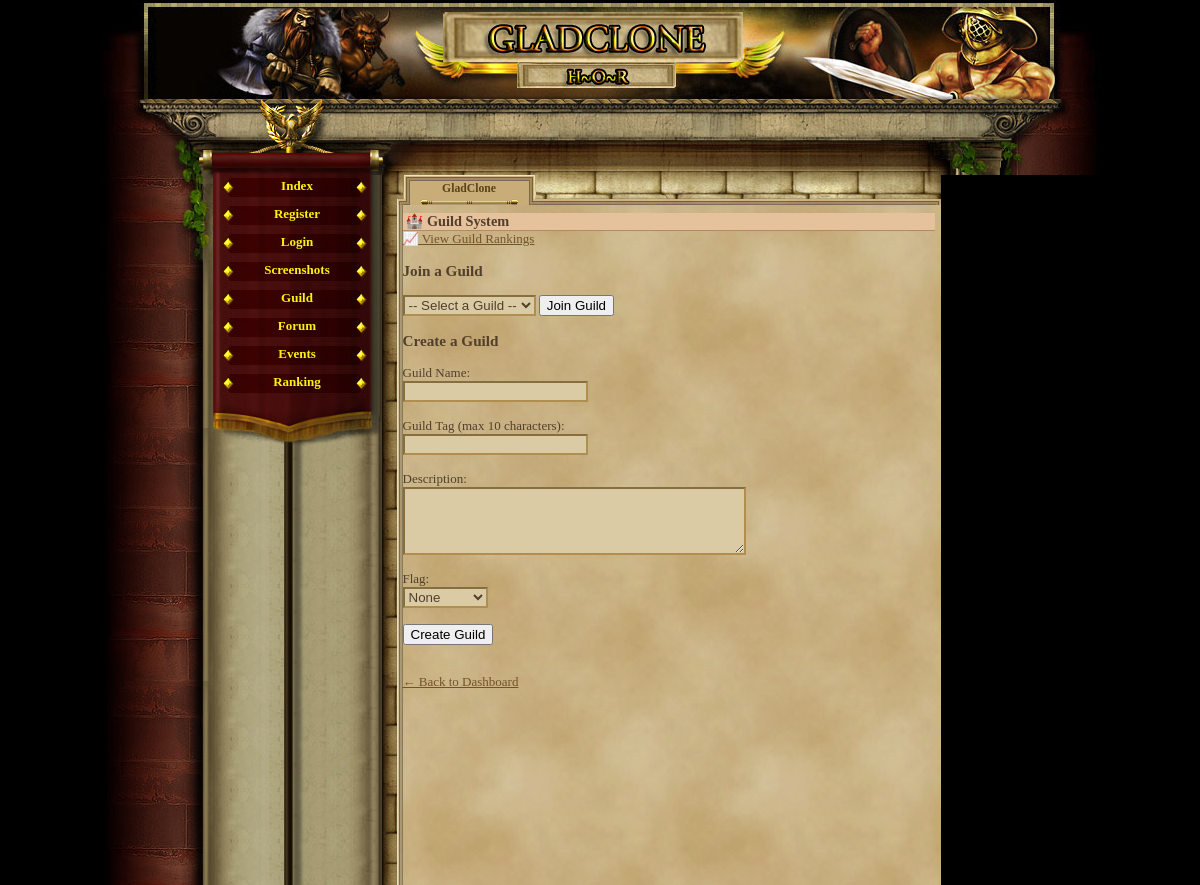
The page /guild.php (signed in) on the database as committed earlier.
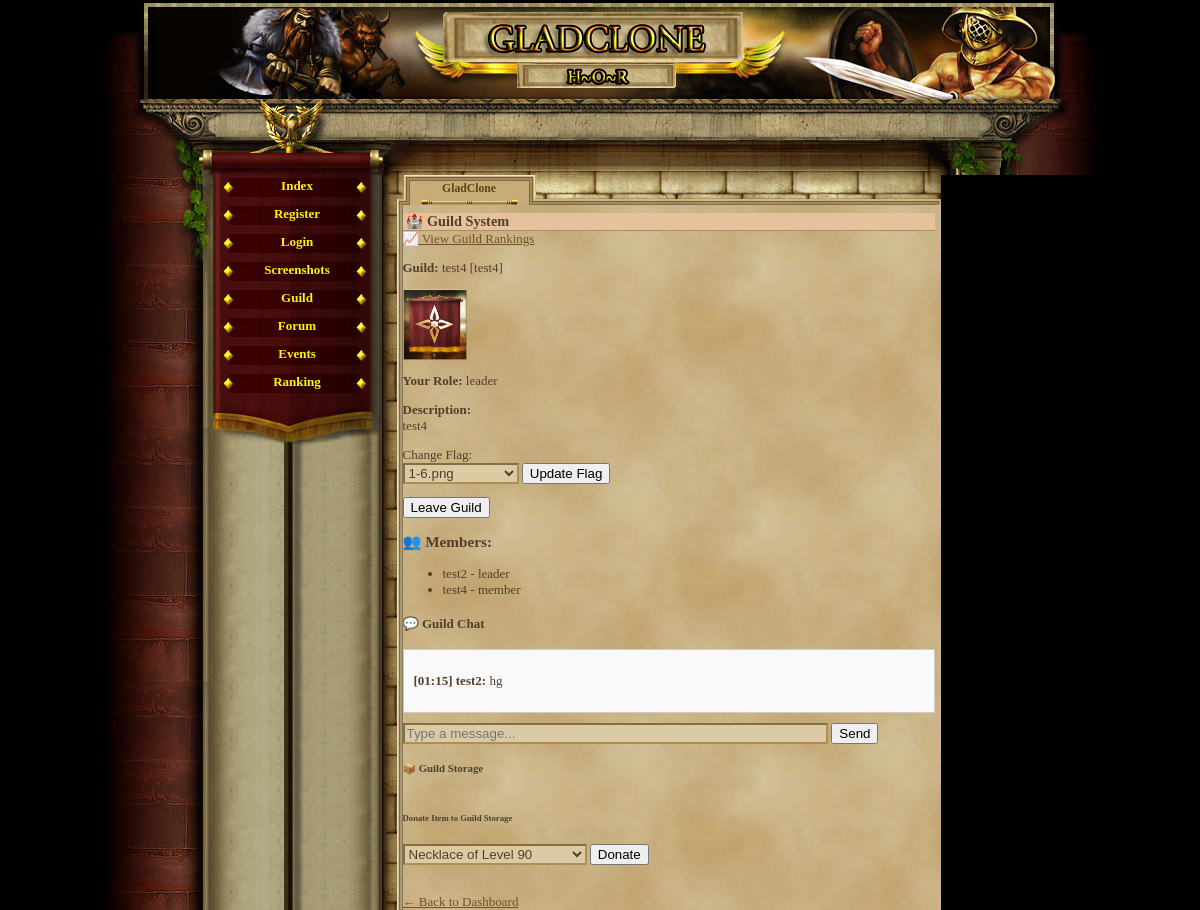
The same page on the database as committed later.
### tables this page shows
CREATE TABLE `guild_members` (
  `id` int(11) NOT NULL AUTO_INCREMENT,
  `guild_id` int(11) NOT NULL,
  `player_id` int(11) NOT NULL,
  `role` enum('leader','officer','member') DEFAULT 'member',
  `joined_at` datetime DEFAULT CURRENT_TIMESTAMP,
  PRIMARY KEY (`id`),
  KEY `guild_id` (`guild_id`),
  KEY `player_id` (`player_id`),
  CONSTRAINT `guild_members_ibfk_1` FOREIGN KEY (`guild_id`) REFERENCES `guilds` (`id`) ON DELETE CASCADE,
  CONSTRAINT `guild_members_ibfk_2` FOREIGN KEY (`player_id`) REFERENCES `gracze` (`id`) ON DELETE CASCADE
);

CREATE TABLE `guilds` (
  `id` int(11) NOT NULL AUTO_INCREMENT,
  `name` varchar(50) NOT NULL,
  `tag` varchar(10) NOT NULL,
  `description` text,
  `created_at` datetime DEFAULT CURRENT_TIMESTAMP,
  `flag` varchar(100) DEFAULT NULL,
  PRIMARY KEY (`id`),
  UNIQUE KEY `tag` (`tag`)
);

CREATE TABLE `gracze` (
  `id` int(11) NOT NULL AUTO_INCREMENT,
  `gracz` int(11) NOT NULL DEFAULT '0',
  `login` varchar(24) NOT NULL,
  `haslo` varchar(40) NOT NULL,
  `email` varchar(40) NOT NULL,
  `plec` tinyint(4) NOT NULL DEFAULT '0',
  `avatar` tinyint(4) NOT NULL DEFAULT '1',
  `pregunta` text NOT NULL,
  `respuesta` text NOT NULL,
  `rank` int(1) NOT NULL DEFAULT '1',
  `nivel` int(1) NOT NULL DEFAULT '1',
  `exp` int(1) NOT NULL DEFAULT '0',
  `exp_max` int(1) NOT NULL DEFAULT '10',
  `honor` int(1) NOT NULL DEFAULT '0',
  `fama` int(1) NOT NULL DEFAULT '0',
  `victorias` int(1) NOT NULL DEFAULT '0',
  `perdidas` int(1) NOT NULL DEFAULT '0',
  `oro_robado` int(1) NOT NULL DEFAULT '0',
  `oro_perdido` int(1) NOT NULL DEFAULT '0',
  `atak` int(5) NOT NULL DEFAULT '0',
  `obrona` int(3) NOT NULL DEFAULT '0',
  `sila` int(1) NOT NULL DEFAULT '5',
  `sila_i` int(1) NOT NULL DEFAULT '0',
  `sila_max` int(1) NOT NULL DEFAULT '10',
  `zrecznosc` int(1) NOT NULL DEFAULT '5',
  `zrecznosc_i` int(1) NOT NULL DEFAULT '0',
  `zrecznosc_max` int(1) NOT NULL DEFAULT '10',
  `wyrzymalosc` int(1) NOT NULL DEFAULT '5',
  `wyrzymalosc_i` int(1) NOT NULL DEFAULT '0',
  `wyrzymalosc_max` int(1) NOT NULL DEFAULT '10',
  `constitucion` int(1) NOT NULL DEFAULT '5',
  `constitucion_i` int(1) NOT NULL DEFAULT '0',
  `constitucion_max` int(1) NOT NULL DEFAULT '10',
  `carisma` int(1) NOT NULL DEFAULT '5',
  `carisma_i` int(1) NOT NULL DEFAULT '0',
  `carisma_max` int(1) NOT NULL DEFAULT '10',
  `inteligencja` int(1) NOT NULL DEFAULT '5',
  `inteligencja_i` int(1) NOT NULL DEFAULT '0',
  `inteligencja_max` int(1) NOT NULL DEFAULT '10',
  `mdchance` int(1) NOT NULL DEFAULT '0',
  `dhchance` int(1) NOT NULL DEFAULT '0',
  `ctchance` int(1) NOT NULL DEFAULT '0',
  `zycie` int(100) NOT NULL DEFAULT '100',
  `zycie_max` int(100) NOT NULL DEFAULT '100',
  `obrazenia_min` int(1) NOT NULL DEFAULT '0',
  `obrazenia_max` int(3) NOT NULL DEFAULT '2',
  `zloto` int(100) NOT NULL DEFAULT '150',
  `zloto_skarbiec` int(11) NOT NULL,
  `punkty` int(11) NOT NULL,
  `pracuje` int(11) NOT NULL,
  `ostatnia_walka_pvp` int(11) NOT NULL,
  `ostatnia_walka_pvc` int(11) NOT NULL,
  `ostatnio_zregenerowano` int(11) NOT NULL,
  `titulo` varchar(24) NOT NULL DEFAULT 'Newbie',
  `arena_level` int(11) NOT NULL,
  `rubies` int(11) NOT NULL DEFAULT '0',
  `centurion_time` int(11) NOT NULL,
  `reportes` int(1) NOT NULL DEFAULT '0',
  `mensajes` int(1) NOT NULL DEFAULT '0',
  `noticias` int(1) NOT NULL DEFAULT '0',
  `bendicion1_type` int(11) NOT NULL,
  `bendicion1_time` int(11) NOT NULL,
  `bendicion2_type` int(11) NOT NULL,
  `bendicion2_time` int(11) NOT NULL,
  `bendicion3_type` int(11) NOT NULL,
  `bendicion3_time` int(11) NOT NULL,
  `bendicion4_type` int(11) NOT NULL,
  `bendicion4_time` int(11) NOT NULL,
  `ostatnia_aktywnosc` int(11) NOT NULL DEFAULT '0',
  `username_locked` tinyint(1) NOT NULL DEFAULT '0',
  `lock_login` tinyint(1) NOT NULL DEFAULT '0',
  PRIMARY KEY (`id`),
  UNIQUE KEY `login` (`login`)
);

CREATE TABLE `guild_chat` (
  `id` int(11) NOT NULL AUTO_INCREMENT,
  `guild_id` int(11) NOT NULL,
  `player_id` int(11) NOT NULL,
  `message` text NOT NULL,
  `created_at` datetime DEFAULT CURRENT_TIMESTAMP,
  PRIMARY KEY (`id`),
  KEY `guild_id` (`guild_id`),
  KEY `player_id` (`player_id`),
  CONSTRAINT `guild_chat_ibfk_1` FOREIGN KEY (`guild_id`) REFERENCES `guilds` (`id`) ON DELETE CASCADE,
  CONSTRAINT `guild_chat_ibfk_2` FOREIGN KEY (`player_id`) REFERENCES `gracze` (`id`) ON DELETE CASCADE
);

### guild.php (the view, shortened to what this page needs)
<?php
require_once('var/ustawienia.php');
require_once('gora_strony.php');
require_once('menu_l.php');
$player_id = $_SESSION['id'];
$stmt = $conn->prepare("
    SELECT g.*, gm.role
    FROM guild_members gm
    JOIN guilds g ON gm.guild_id = g.id
    WHERE gm.player_id = ?");
$stmt->bind_param("i", $player_id);
$stmt->execute();
$guild_result = $stmt->get_result();
$player_guild = $guild_result->fetch_assoc();
?>
<h2>🏰 Guild System</h2>
<a href="guild_rankings.php">📈 View Guild Rankings</a>
<?php if ($player_guild): ?>
    <p><strong>Guild:</strong> <?= htmlspecialchars($player_guild['name']) ?> [<?= htmlspecialchars($player_guild['tag']) ?>]</p>
    <?php if (!empty($player_guild['flag'])): ?>
        <p><img src="images/guild/flags/<?= htmlspecialchars($player_guild['flag']) ?>" width="64" alt="Flag"></p>
    <?php endif; ?>
    <p><strong>Your Role:</strong> <?= $player_guild['role'] ?></p>
    <p><strong>Description:</strong><br><?= nl2br(htmlspecialchars($player_guild['description'])) ?></p>
    <?php if ($player_guild['role'] === 'leader'): ?>
        <form method="post">
            <label>Change Flag:<br>
                <select name="flag" required>
                    <?php
                    foreach (glob("images/guild/flags/*.png") as $flagFile) {
                        $flagName = basename($flagFile);
                        $selected = $player_guild['flag'] === $flagName ? 'selected' : '';
                        echo "<option value=\"$flagName\" $selected>$flagName</option>";
                    }
                    ?>
                </select>
            </label>
            <button type="submit" name="update_flag">Update Flag</button>
        </form>
    <?php endif; ?>
    <form method="post">
        <button name="leave" onclick="return confirm('Are you sure you want to leave the guild?')">Leave Guild</button>
    </form>
    <h3>👥 Members:</h3>
    <ul>
        <?php
        $stmt = $conn->prepare("
            SELECT g.login, gm.role
            FROM guild_members gm
            JOIN gracze g ON gm.player_id = g.id
            WHERE gm.guild_id = ?");
        $stmt->bind_param("i", $player_guild['id']);
        $stmt->execute();
        $members = $stmt->get_result();
        while ($m = $members->fetch_assoc()):
        ?>
            <li><?= htmlspecialchars($m['login']) ?> - <?= $m['role'] ?></li>
        <?php endwhile; ?>
    </ul>
<?php else: ?>
    <h3>Join a Guild</h3>
    <form method="post">
        <select name="join_guild" required>
            <option value="">-- Select a Guild --</option>
        </select>
        <button type="submit">Join Guild</button>
    </form>
    <h3>Create a Guild</h3>
    <form method="post">
        <label>Guild Name:<br><input type="text" name="name" maxlength="50" required></label><br><br>
        <label>Guild Tag (max 10 characters):<br><input type="text" name="tag" maxlength="10" required></label><br><br>
        <label>Description:<br><textarea name="description" rows="4" cols="40"></textarea></label><br><br>
        <label>Flag:<br>
            <select name="flag">
                <option value="">None</option>
            </select>
        </label><br><br>
        <button name="create_guild">Create Guild</button>
    </form>
<?php endif; ?>
<?php if ($player_guild): ?>
<h4>💬 Guild Chat</h4>
<div style="max-height: 300px; overflow-y: scroll; border: 1px solid #ccc; background: #f9f9f9; padding: 10px; margin-bottom: 10px;">
<?php
$chat_stmt = $conn->prepare("
    SELECT gc.message, gc.created_at, g.login
    FROM guild_chat gc
    JOIN gracze g ON gc.player_id = g.id
    WHERE gc.guild_id = ?
    ORDER BY gc.created_at DESC
    LIMIT 30");
$chat_stmt->bind_param("i", $player_guild['id']);
$chat_stmt->execute();
$messages = $chat_stmt->get_result();
while ($msg = $messages->fetch_assoc()):
    $time = date("H:i", strtotime($msg['created_at']));
    echo "<p><strong>[{$time}] " . htmlspecialchars($msg['login']) . ":</strong> " . htmlspecialchars($msg['message']) . "</p>";
endwhile;
?>
</div>
<form method="post">
    <input type="text" name="guild_message" maxlength="255" style="width: 80%;" placeholder="Type a message..." required>
    <button name="send_guild_chat">Send</button>
</form>
<h5>📦 Guild Storage</h5>
<h6>Donate Item to Guild Storage</h6>
<form method="post">
    <select name="donate_item_id" required>
        <?php
        $inventory = $conn->query("
            SELECT pi.id AS player_item_id, i.name
            FROM player_items pi
            JOIN items i ON pi.item_id = i.id
            WHERE pi.player_id = $player_id AND pi.equipped = 0
        ");
        while ($row = $inventory->fetch_assoc()):
        ?>
            <option value="<?= $row['player_item_id'] ?>"><?= htmlspecialchars($row['name']) ?></option>
        <?php endwhile; ?>
    </select>
    <button type="submit" name="donate">Donate</button>
</form>
<?php endif; ?>
<br><a href="index.php">← Back to Dashboard</a>

### gora_strony.php (shortened to what this page needs)
<html>
	<head>
				<link href="game_05.css" rel="stylesheet" type="text/css" media="screen" />				<style type=text/css></style>
	</head>
<body ><div id="container">
	<div id="header"></div>
	<div id="charvalues_leer">
		<div style="position:relative; left:380px; top:22px; width:500px; height:45px;">
			<div style="position:absolute; width:150px; height:45px; left:0px; top:0px;">
			</div>
			<div style="position:absolute; width:150px; height:45px; left:153px;">
			</div>
			<div style="position:absolute; width:150px; height:45px; left:298px;">
			</div>
		</div>
	</div>
	<div id="main">
		<table cellspacing="0" cellpadding="0" height="100%" border="0">
			<tr height="100%">
				<td height="100%" valign="top" id="leftblock_middle">
					<div id="leftblock_top"></div>
				</td>

### menu_l.php
<?php
         if(empty($_SESSION['user'])){
             echo '
              <td valign="top" id="mainmenu">
                 <a class = "menuitem_aktive" href="index.php" title="Index" target="_self">Index</a>
                 <a class = "menuitem_aktive" href="rejestracja.php" title="Register" target="_self">Register</a>
                 <a class = "menuitem_aktive" href="logowanie.php" title="Login" target="_self">Login</a>
                 <a class = "menuitem_aktive" href="screenshot.php" title="Screenshots" target="_self">Screenshots</a>
				 <a class = "menuitem_aktive" href="guild.php" title="Guild" target="_self">Guild</a>
                 <a class = "menuitem_aktive" href="" title="Forum" target="_self">Forum</a>
                 <a class = "menuitem_aktive" href="event_portal.php" title="Events" target="_self">Events</a>
                 <a class = "menuitem_aktive" href="ranking2.php" title="Ranking" target="_self">Ranking</a>
             ';
         } else {
             echo '              <td valign="top" id="mainmenu">
                 <a class = "menuitem_aktive" href="konto.php" title="User" target="_self">User</a>
			 ';
         }
        ?>
          	<div id="menufooter"></div>
				</td>
				<td id="contentBox" valign="top">
					<table cellspacing="0" cellpadding="0" height="100%" width="100%" border="0">
						<tr style="height:30px;">
							<td id="corner1"></td>
							<td><div class="tab_aktive" ><span>GladClone</span></div>
							<div class="tab_empty" style="background-image:url(img/interface/reiter_c2.jpg);"></div>
							<div class="tab_empty" style="background-image:url(img/interface/reiter_c3.jpg);"></div>
						      <div class="tab_empty" style="background-image:url(img/interface/reiter_c4.jpg);"></div></td>
							<td id="corner2"></td>
						</tr>
						<tr style="height:100%;">
							<td class="border_left"></td>
							<td id="content">

### game_05.css (style rules this page uses)
body, html { margin: 0; padding: 0; font-family:"Palatino Linotype", "Times New Roman", Times, serif; text-align: center; color: #513F2C; background-color: #000; font-size:16px; }
table { font-size:13px; }
h2 { text-align:left; border-bottom:1px solid #b28b60; color:#513F2C; background-color:#e6c29c; margin:8px 0px 0px 0px; padding-left:3px; font-size:1.1em; }
#container { margin: auto; width: 999px; height: 100%; text-align: left; }
#header { margin-top:3px; height: 96px; background-image:url(img/interface/header.jpg); }
#charvalues_leer { height: 76px; background-image:url(img/interface/statusbalken_leer.jpg); }
#main { width: 999px; height:710px; text-align: left; }
a { -moz-user-focus: none; -moz-outline: none; outline: none; }
select { font-size: 10pt; background-color: #CCBA8C; color: #513F2C; border-style: solid; border-width: 2px; border-color: #513F2C; }
input, textarea, select { font-size: 10pt; color: #513F2C; border-width: 2px; border-style: solid; border-top-color: #876E3E; border-bottom-color: #AF8E50; border-left-color: #876E3E; border-right-color: #AF8E50; background-color: #dbcba5; }
#leftblock_top { background-image:url(img/interface/pflanze_l.jpg); width:112px; height:135px; }
#leftblock_middle { width:112px; background-image:url(img/interface/bg_l_b.jpg); background-repeat: repeat-y; }
#mainmenu { background-image:url(img/interface/wand_bg_2.jpg); background-repeat:repeat-y; height:100%; }
.menuitem_aktive { display:block; text-align:center; background-image:url(img/interface/navi_b.jpg); width:169px; height:25px; color: #FAF311; text-decoration: none; padding-top:3px; font-weight:bold; }
#menufooter { background-image:url(img/interface/navi_abschluss.jpg); width:169px; height:51px; }
#contentBox { width:559px; height:100%; background-image:url(img/interface/papierus.jpg); background-repeat:repeat; }
#content { height:560px; vertical-align:top; }
#content a { color:#735227; }
#corner1 { background-image:url(img/interface/papier_ecke_l.jpg); width:21px; height:30px; }
#corner2 { background-image:url(img/interface/papier_ecke_r.jpg); width:6px; height:30px; }
.border_left { background-image:url(img/interface/papier_rahmen_l.jpg); background-repeat:repeat-y; }
.tab_empty { text-align:center; float:left; background-position:top left; background-repeat:no-repeat; height: 30px; width: 133px; }
.tab_aktive { text-align:center; float:left; background-image:url(img/interface/reiter_a.jpg); background-position:top left; background-repeat:no-repeat; height: 30px; width: 133px; }
.tab_aktive span { position: relative; top:7px; color: #5A4317; font-size:0.9em; text-decoration: none; font-weight:bold; }

Rows that differ between the two databases and show on the page:
added guild_members: guild.name "test4", guild.tag "test4", guild.flag (picture), role "leader", guild.description "test4", player.login "test2"
added guild_members: player.login "test4", role "member"
added guild_chat: created_at "01:15", player.login "test2", message "hg"
Other text that changed with them:
form field flag: (not shown) → "1-6.png"
form field donate_item_id: (not shown) → "Necklace of Level 90"
form field join_guild: "-- Select a Guild --" → (not shown)
form field flag: "None" → (not shown)
text no longer shown: "Join a Guild Join Guild Create a Guild Guild Name: Guild Tag (max 10 characters): Flag: Create Guild"
text now shown: "Guild: [ ] Your Role: Change Flag: Update Flag Leave Guild 👥 Members: 💬 Guild Chat Send 📦 Guild Storage Donate Item to Guild Storage Donate"
